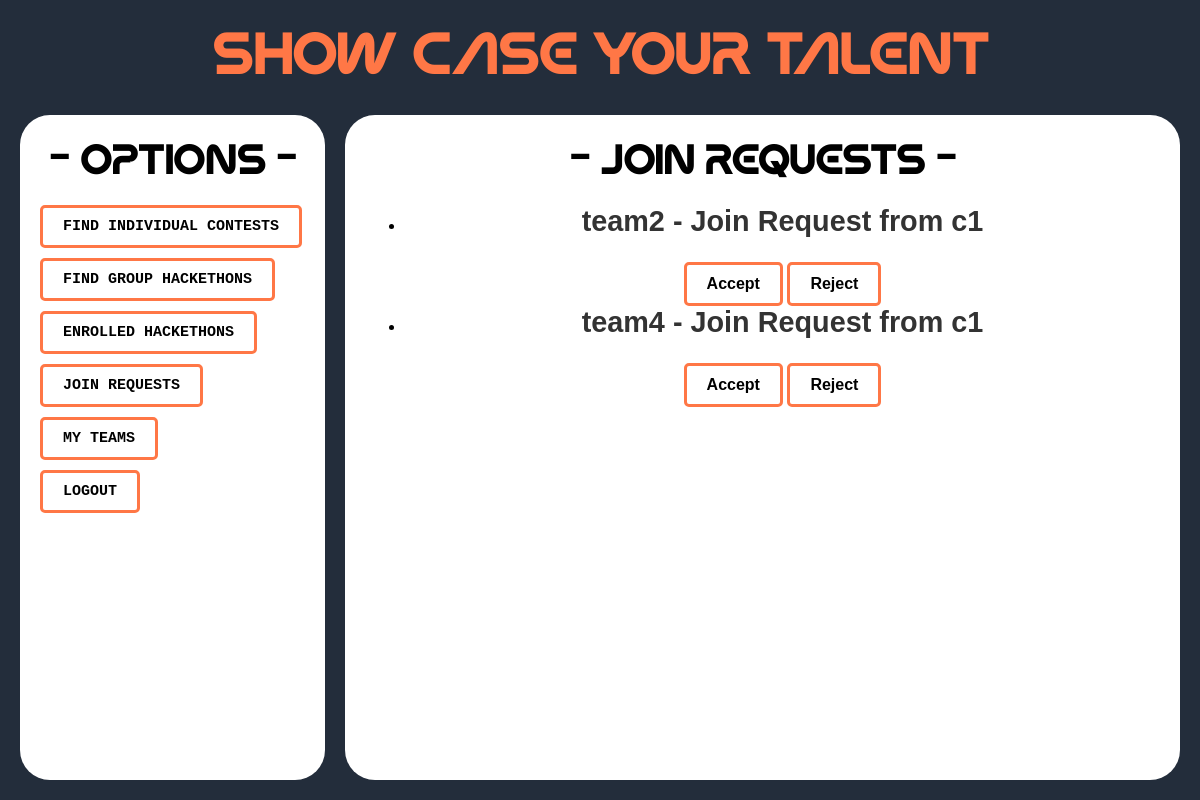
Page /competitor/join-requests/ (signed in) on the committed database.
### competitor/models.py (models this page shows, shortened)
class JoinRequest(models.Model):
    PENDING = 'pending'
    ACCEPTED = 'accepted'
    DECLINED = 'declined'
    STATUS_CHOICES = [
        (PENDING, 'Pending'),
        (ACCEPTED, 'Accepted'),
        (DECLINED, 'Declined'),
    ]
    team = models.ForeignKey(Team, on_delete=models.CASCADE, related_name='join_requests')
    user = models.ForeignKey(User, on_delete=models.CASCADE, related_name='join_requests')
    status = models.CharField(max_length=10, choices=STATUS_CHOICES, default=PENDING)
    created_at = models.DateTimeField(auto_now_add=True)

class Team(models.Model):
    name = models.CharField(max_length=255, unique=True)
    team_admin = models.ForeignKey(
        User,
        on_delete=models.CASCADE,
        related_name='admin_teams'
    )  # The user who created the team (must be a competitor)
    members = models.ManyToManyField(
        User,
        related_name='team_members',
        blank=True
    )
    created_at = models.DateTimeField(auto_now_add=True)  # Timestamp of creation

### accounts/models.py (models this page shows)
class CustomUser(AbstractUser):
    USER_TYPES = [
        ('host', 'Hackathon Host'),
        ('competitor', 'Competitor'),
    ]
    user_type = models.CharField(max_length=10, choices=USER_TYPES, default='competitor')

### competitor/views.py (the view)
# urls.py: path('join-requests/', views.view_join_requests, name='view_join_requests'),
@login_required
def view_join_requests(request):
    pending_requests = JoinRequest.objects.filter(user=request.user, status='pending')
    return render(request, 'competitor/view_join_requests.html', {'pending_requests': pending_requests})

### templates/competitor/view_join_requests.html
{% extends "competitor/competitor_dashboard.html" %}
{% block right_div %}
    <h1 style="color:black;text-align: center;">- Join Requests -</h1>
    <div style="text-align: center; margin-top: 16px;width:100%;">
        {% if pending_requests %}
            <ul>
                {% for request in pending_requests %}
                    <li>
                        <h2><strong>{{ request.team.name }}</strong> - Join Request from {{ request.user.username }}</h2>
                        <a href="{% url 'competitor:accept_join_request' request.id %}" class="btn-link">Accept</a>
                        <a href="{% url 'competitor:reject_join_request' request.id %}" class="btn-link">Reject</a>
                    </li>
                {% endfor %}
            </ul>
        {% else %}
            <p>No pending join requests.</p>
        {% endif %}
    </div>
{% endblock %}

### rows in the picture
JoinRequest: team.name "team2", user.username "c1"
JoinRequest: team.name "team4", user.username "c1"
